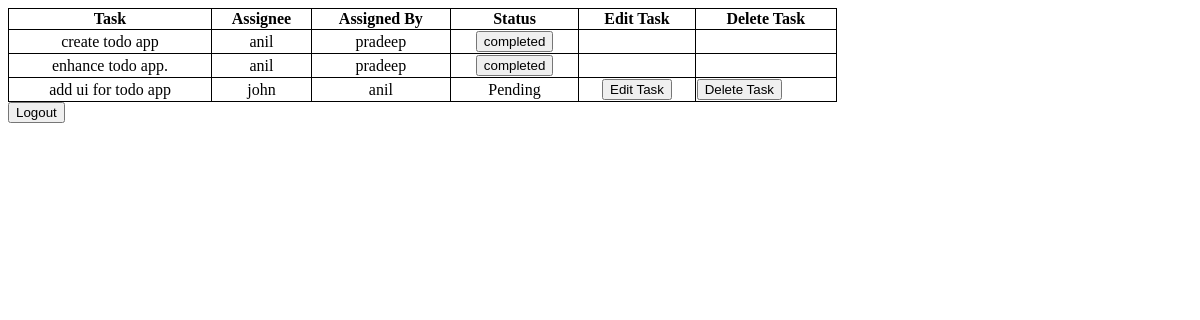
Before: /taskmanager/taskboard/ (signed in) with the older database file.
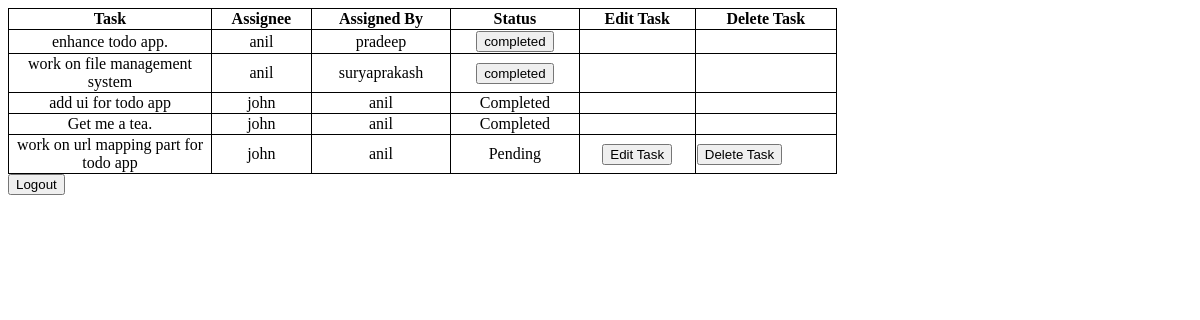
After: the same page with the newer database file.
### todo/models.py (models this page shows, shortened)
class Task(models.Model):
    is_completed = models.BooleanField(default=False)
    content = models.TextField()
    assignee = models.ForeignKey(User, related_name="assignee")
    assignor = models.ForeignKey(User, related_name="assignor")

### todo/views.py (the view)
@login_required
def taskboard(request):
    if request.user.profile.is_admin:
        tasks = Task.objects.filter(assignee__profile__group=request.user.profile.group)
    else:
        tasks = Task.objects.filter(Q(assignee=request.user, is_completed=False) |
                                    Q(assignor=request.user))
    context = {'tasks': tasks, 'user': request.user}
    return render(request, "todo/taskboard.html", context)

### todo/templates/todo/taskboard.html (shortened to what this page needs)
<html>
<head>
</head>
{% if not tasks %}
    <h2>You don't have any task to work on</h2>
{% else %}
    <table style="width:70%">
        <tr>
            <th>Task</th>
            <th>Assignee</th>
            <th>Assigned By</th>
            <th>Status</th>
            <th>Edit Task</th>
            <th>Delete Task</th>
        </tr>
        <tbody>
            {% for task in tasks %}
                <tr>
                    <td align="center" width="200px">{{task.content}}</td>
                    <td align="center">{{task.assignee}}</td>
                    <td align="center">{{task.assignor}}</td>
                    <td align="center">
                        {% if task.is_completed %}
                            <p align="center">Completed</p>
                        {% elif not task.is_completed and request.user.profile.is_admin or task.assignor == request.user %}
                            <p align="center">Pending</p>
                        {% else %}
                            <a href="{% url 'todo:taskcompleted' task_id=task.id%}">
                                <button class="btn">completed</button>
                            </a>
                        {% endif %}
                    </td>
                    <td align="center">
                        {% if not task.is_completed and task.assignor == request.user %}
                            <a href="{% url 'todo:edittask' task_id=task.id%}">
                                <button type="button" class="btn">Edit Task</button>
                            </a>
                        {% endif %}
                    </td>
                    <td>
                        {% if not task.is_completed and task.assignor == request.user %}
                            <a href="{% url 'todo:deletetask' task_id=task.id%}">
                                    <button type="button" class="btn">Delete Task</button>
                                </a>
                        {% endif %}
                    </td>
                </tr>
            {% endfor %}
        </tbody>
    </table>
{% endif %}
<a href="{% url 'todo:logout' %}"><button class="btn">Logout</button></a>
</html>

### todo/templates/todo/taskboard.html (style rules this page uses)
table, th, td { border: 1px solid black; border-collapse: collapse; }

Changed rows visible on the page:
no longer on this page (row edited): Task: content "create todo app", assignee "anil", assignor "pradeep", is_completed "completed"
added Task: content "work on file management system", assignee "anil", assignor "suryaprakash", is_completed "completed"
changed Task "add ui for todo app": is_completed "Pending Edit Task Delete Task" → "Completed"
added Task: content "Get me a tea.", assignee "john", assignor "anil", is_completed "Completed"
added Task: content "work on url mapping part for todo app", assignee "john", assignor "anil", is_completed "Pending"
